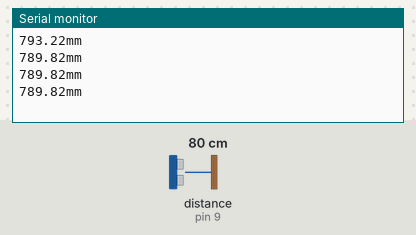
A sketch run on a simulated Arduino Uno, built with avr-gcc and run on an emulated ATmega328P. Parts: the last lines printed to the serial monitor. Wiring (inferred from the names in the program): ultrasonic range finder: trigger pin 8; echo pin 9. The test bench sets the inputs (shaded band); at power-on: distance to the obstacle (sensor on pin 9) 80 cm. The echo pulse lasts 58.3 µs per cm.

Above: at 1.2 s.
1.3 s: distance to the obstacle (sensor on pin 9) set to 2 cm
At 1.73 s:
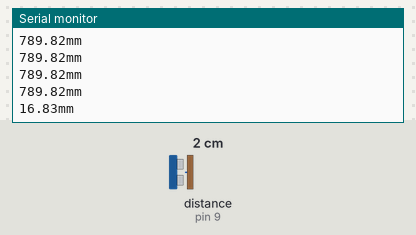
2.8 s: distance to the obstacle (sensor on pin 9) set to 4 cm
At 2.94 s:
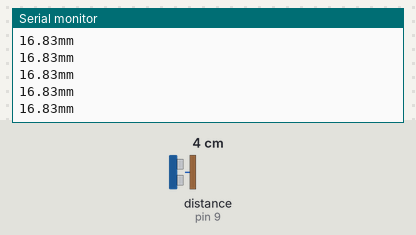
Timing chart, 0 to 5.8 s (numbered marks = the images above; inputs shaded):
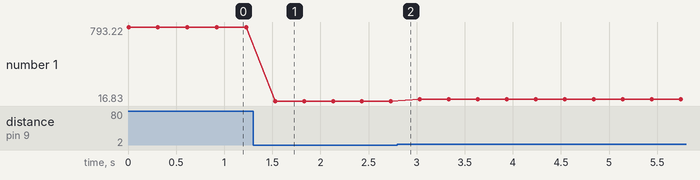

Measured:
- after the input at 1.3 s, the serial monitor: prints a new line after 0.23 s (image 1)
- plotted number 1: 789.82 → 16.83 after the input at 1.3 s, 16.83 → 36.55 after the input at 2.8 s

The sketch:

Supersonic.ino
```cpp
#define TRIG 8
#define ECHO 9

void setup() {
  // put your setup code here, to run once:
  Serial.begin(9600);
  pinMode(TRIG,OUTPUT);
}

void loop() {
  // put your main code here, to run repeatedly:
  digitalWrite(TRIG,HIGH);
  delayMicroseconds(10);
  digitalWrite(TRIG,LOW);
  int dur = pulseIn(ECHO,HIGH);
  float dis = (float) dur * 0.17;
  Serial.print(dis);
  Serial.println("mm");
  delay(300);
}
```
